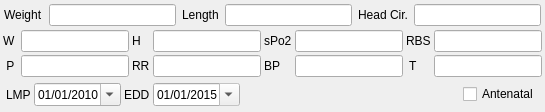
       <widget class="QWidget" name="widgetVitals" native="true">
        <property name="sizePolicy">
         <sizepolicy hsizetype="Expanding" vsizetype="Fixed">
          <horstretch>0</horstretch>
          <verstretch>0</verstretch>
         </sizepolicy>
        </property>
        <property name="minimumSize">
         <size>
          <width>0</width>
          <height>0</height>
         </size>
        </property>
        <layout class="QGridLayout" name="gridLayout_6">
         <property name="leftMargin">
          <number>3</number>
         </property>
         <property name="topMargin">
          <number>3</number>
         </property>
         <property name="rightMargin">
          <number>3</number>
         </property>
         <property name="bottomMargin">
          <number>3</number>
         </property>
         <property name="spacing">
          <number>3</number>
         </property>
         <item row="0" column="0">
          <widget class="QWidget" name="widgetBaby" native="true">
           <layout class="QGridLayout" name="gridLayout_4">
            <property name="leftMargin">
             <number>1</number>
            </property>
            <property name="topMargin">
             <number>1</number>
            </property>
            <property name="rightMargin">
             <number>1</number>
            </property>
            <property name="bottomMargin">
             <number>1</number>
            </property>
            <property name="spacing">
             <number>1</number>
            </property>
            <item row="0" column="0">
             <layout class="QHBoxLayout" name="horizontalLayout_baby">
              <property name="spacing">
               <number>6</number>
              </property>
              <item>
               <widget class="QLabel" name="labelWeight">
                <property name="text">
                 <string>Weight</string>
                </property>
               </widget>
              </item>
              <item>
               <widget class="vitalBox" name="lineEditWeight"/>
              </item>
              <item>
               <widget class="QLabel" name="labelLength">
                <property name="text">
                 <string>Length</string>
                </property>
               </widget>
              </item>
              <item>
               <widget class="vitalBox" name="lineEditLength"/>
              </item>
              <item>
               <widget class="QLabel" name="labelHead">
                <property name="text">
                 <string>Head Cir.</string>
                </property>
               </widget>
              </item>
              <item>
               <widget class="vitalBox" name="lineEditHead"/>
              </item>
             </layout>
            </item>
           </layout>
          </widget>
         </item>
         <item row="2" column="0">
          <widget class="QWidget" name="ObstWidget" native="true">
           <layout class="QHBoxLayout" name="horizontalLayout_10">
            <property name="spacing">
             <number>3</number>
            </property>
            <property name="leftMargin">
             <number>3</number>
            </property>
            <property name="topMargin">
             <number>3</number>
            </property>
            <property name="rightMargin">
             <number>3</number>
            </property>
            <property name="bottomMargin">
             <number>3</number>
            </property>
            <item>
             <widget class="QLabel" name="label_3">
              <property name="text">
               <string>LMP</string>
              </property>
             </widget>
            </item>
            <item>
             <widget class="QDateEdit" name="lmpDate">
              <property name="minimumDate">
               <date>
                <year>2010</year>
                <month>1</month>
                <day>1</day>
               </date>
              </property>
              <property name="displayFormat">
               <string>dd/MM/yyyy</string>
              </property>
              <property name="calendarPopup">
               <bool>true</bool>
              </property>
              <property name="date">
               <date>
                <year>2010</year>
                <month>1</month>
                <day>1</day>
               </date>
              </property>
             </widget>
            </item>
            <item>
             <widget class="QLabel" name="labelEDD">
              <property name="text">
               <string>EDD</string>
              </property>
             </widget>
            </item>
            <item>
             <widget class="QDateEdit" name="eddDate">
              <property name="readOnly">
               <bool>true</bool>
              </property>
              <property name="minimumDate">
               <date>
                <year>2010</year>
                <month>1</month>
                <day>1</day>
               </date>
              </property>
              <property name="displayFormat">
               <string>dd/MM/yyyy</string>
              </property>
              <property name="calendarPopup">
               <bool>true</bool>
              </property>
              <property name="date">
               <date>
                <year>2015</year>
                <month>1</month>
                <day>1</day>
               </date>
              </property>
             </widget>
            </item>
            <item>
             <spacer name="horizontalSpacer_9">
              <property name="orientation">
               <enum>Qt::Horizontal</enum>
              </property>
              <property name="sizeHint" stdset="0">
               <size>
                <width>40</width>
                <height>20</height>
               </size>
              </property>
             </spacer>
            </item>
            <item>
             <widget class="xCheckBox" name="checkBoxAntenatal">
              <property name="text">
               <string>Antenatal</string>
              </property>
             </widget>
            </item>
           </layout>
          </widget>
         </item>
         <item row="1" column="0">
          <layout class="QGridLayout" name="gridLayout_2" rowstretch="0,0">
           <item row="0" column="4">
            <widget class="QLabel" name="label_spo2">
             <property name="text">
              <string>sPo2</string>
             </property>
            </widget>
           </item>
           <item row="0" column="8">
            <widget class="vitalBox" name="RBS">
             <property name="toolTip">
              <string>&lt;html&gt;&lt;head/&gt;&lt;body&gt;&lt;p&gt;CTRL_SHIFT+8&lt;/p&gt;&lt;/body&gt;&lt;/html&gt;</string>
             </property>
             <property name="alignment">
              <set>Qt::AlignCenter</set>
             </property>
            </widget>
           </item>
           <item row="1" column="6">
            <widget class="QLabel" name="labelTemp">
             <property name="minimumSize">
              <size>
               <width>0</width>
               <height>0</height>
              </size>
             </property>
             <property name="text">
              <string> T </string>
             </property>
            </widget>
           </item>
           <item row="0" column="6">
            <widget class="QLabel" name="label_rbs">
             <property name="text">
              <string>RBS</string>
             </property>
            </widget>
           </item>
           <item row="1" column="4">
            <widget class="QLabel" name="labelBP">
             <property name="text">
              <string>BP</string>
             </property>
            </widget>
           </item>
           <item row="0" column="2">
            <widget class="QLabel" name="label_h">
             <property name="text">
              <string>H</string>
             </property>
            </widget>
           </item>
           <item row="1" column="1">
            <widget class="vitalBox" name="pPulse">
             <property name="toolTip">
              <string>&lt;html&gt;&lt;head/&gt;&lt;body&gt;&lt;p&gt;CTRL+5&lt;/p&gt;&lt;/body&gt;&lt;/html&gt;</string>
             </property>
             <property name="inputMethodHints">
              <set>Qt::ImhNone</set>
             </property>
             <property name="alignment">
              <set>Qt::AlignCenter</set>
             </property>
            </widget>
           </item>
           <item row="0" column="0">
            <widget class="QLabel" name="label_w">
             <property name="text">
              <string>W</string>
             </property>
            </widget>
           </item>
           <item row="1" column="5">
            <widget class="vitalBox" name="pBP">
             <property name="minimumSize">
              <size>
               <width>75</width>
               <height>0</height>
              </size>
             </property>
             <property name="toolTip">
              <string>&lt;html&gt;&lt;head/&gt;&lt;body&gt;&lt;p&gt;CTRL+7&lt;/p&gt;&lt;/body&gt;&lt;/html&gt;</string>
             </property>
             <property name="inputMethodHints">
              <set>Qt::ImhDigitsOnly</set>
             </property>
             <property name="text">
              <string/>
             </property>
             <property name="alignment">
              <set>Qt::AlignCenter</set>
             </property>
            </widget>
           </item>
           <item row="0" column="5">
            <widget class="vitalBox" name="sPo2">
             <property name="toolTip">
              <string>&lt;html&gt;&lt;head/&gt;&lt;body&gt;&lt;p&gt;CTRL_SHIFT+7&lt;/p&gt;&lt;/body&gt;&lt;/html&gt;</string>
             </property>
             <property name="alignment">
              <set>Qt::AlignCenter</set>
             </property>
            </widget>
           </item>
           <item row="0" column="3">
            <widget class="vitalBox" name="height">
             <property name="toolTip">
              <string>&lt;html&gt;&lt;head/&gt;&lt;body&gt;&lt;p&gt;CTRL_SHIFT+6&lt;/p&gt;&lt;/body&gt;&lt;/html&gt;</string>
             </property>
             <property name="alignment">
              <set>Qt::AlignCenter</set>
             </property>
            </widget>
           </item>
           <item row="1" column="0">
            <widget class="QLabel" name="labelPulse">
             <property name="text">
              <string> P </string>
             </property>
            </widget>
           </item>
           <item row="1" column="8">
            <widget class="vitalBox" name="pTemp">
             <property name="toolTip">
              <string>&lt;html&gt;&lt;head/&gt;&lt;body&gt;&lt;p&gt;CTRL+8&lt;/p&gt;&lt;/body&gt;&lt;/html&gt;</string>
             </property>
             <property name="alignment">
              <set>Qt::AlignCenter</set>
             </property>
            </widget>
           </item>
           <item row="1" column="2">
            <widget class="QLabel" name="labelRR">
             <property name="text">
              <string>RR</string>
             </property>
            </widget>
           </item>
           <item row="1" column="3">
            <widget class="vitalBox" name="pRR">
             <property name="toolTip">
              <string>&lt;html&gt;&lt;head/&gt;&lt;body&gt;&lt;p&gt;CTRL+6&lt;/p&gt;&lt;/body&gt;&lt;/html&gt;</string>
             </property>
             <property name="inputMethodHints">
              <set>Qt::ImhNone</set>
             </property>
             <property name="alignment">
              <set>Qt::AlignCenter</set>
             </property>
            </widget>
           </item>
           <item row="0" column="1">
            <widget class="vitalBox" name="weight">
             <property name="toolTip">
              <string>&lt;html&gt;&lt;head/&gt;&lt;body&gt;&lt;p&gt;CTRL_SHIFT+5&lt;/p&gt;&lt;/body&gt;&lt;/html&gt;</string>
             </property>
             <property name="alignment">
              <set>Qt::AlignCenter</set>
             </property>
            </widget>
           </item>
          </layout>
         </item>
        </layout>
       </widget>
